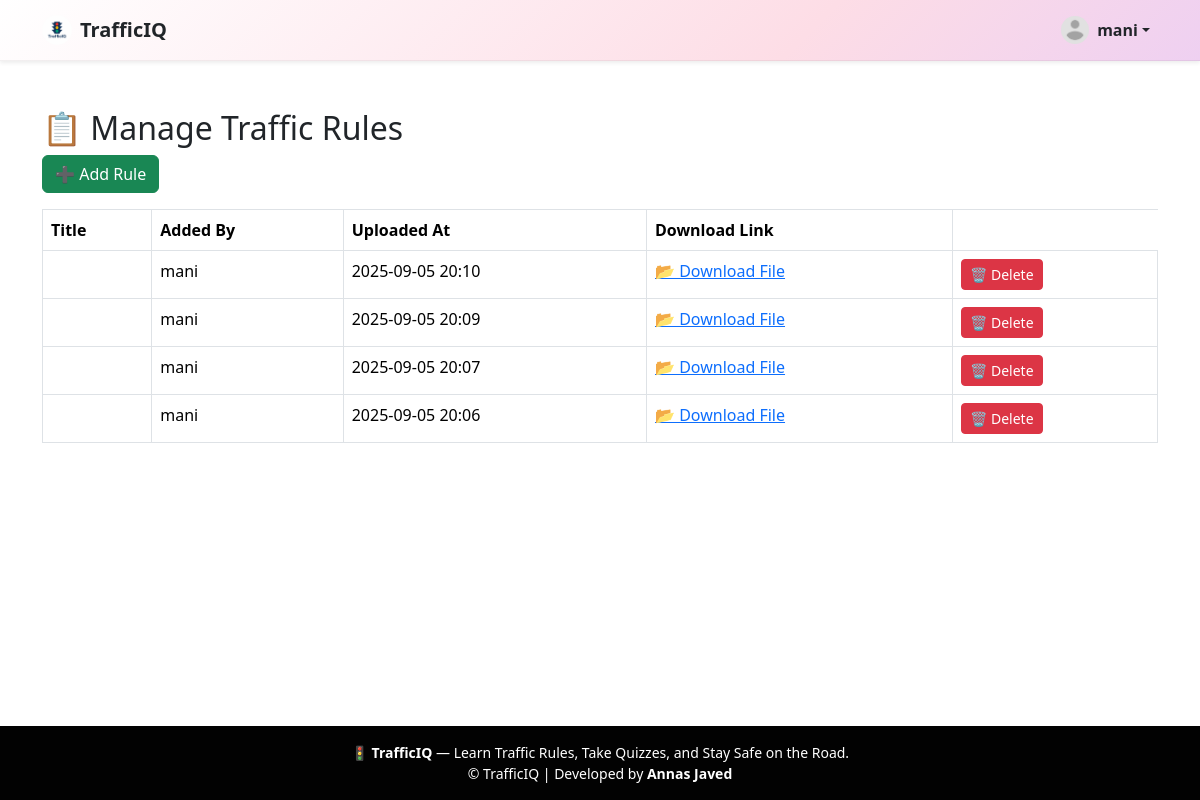
The page /en/manage-rules/ (signed in) on the database its author committed.
### Trafficapp/models.py (models this page shows, shortened)
class Profile(models.Model):
    user = models.OneToOneField(User, on_delete=models.CASCADE)
    bio = models.TextField(blank=True, null=True)
    location = models.CharField(max_length=100, blank=True, null=True)
    phone = models.CharField(max_length=15, blank=True, null=True)
    city = models.CharField(max_length=100, blank=True, null=True)
    profile_picture = models.ImageField(
        upload_to='profile_pics/',
        default='profile_pics/default.png',
        blank=True,
        null=True
    )

class TrafficRule(models.Model):
    title_en = models.CharField("Title (English)", max_length=255)
    title_ur = models.CharField("Title (Urdu)", max_length=255, blank=True, null=True)
    file = models.FileField(upload_to="rules_files/", blank=True, null=True)  # 📂 Uploads stored in MEDIA/rules_files/
    created_at = models.DateTimeField(auto_now_add=True)
    added_by = models.ForeignKey(User, on_delete=models.CASCADE)

### Trafficapp/views.py (the view)
# urls.py: path("manage-rules/", views.manage_rules, name="manage_rules"),
@login_required
@user_passes_test(lambda u: u.is_superuser)
def manage_rules(request):
    rules = TrafficRule.objects.all().order_by("-created_at")
    return render(request, "Trafficapp/manage_rules.html", {"rules": rules})

### Trafficapp/Templates/Trafficapp/manage_rules.html
{% extends "base.html" %}
{% block content %}
<div class="container mt-5">
  <h2>📋 Manage Traffic Rules</h2>
  <a href="{% url 'add_rule' %}" class="btn btn-success mb-3">➕ Add Rule</a>
  <table class="table table-bordered">
    <thead>
      <tr>
        <th>Title</th>
        <th>Added By</th>
        <th>Uploaded At</th>
        <th>Download Link</th>
      </tr>
    </thead>
    <tbody>
      {% for rule in rules %}
        <tr>
          <td>{{ rule.title }}</td>
          <td>{{ rule.added_by.username }}</td>
          <td>{{ rule.created_at|date:"Y-m-d H:i" }}</td>
          <td>
            {% if rule.file %}
              <a href="{{ rule.file.url }}" target="_blank">📂 Download File</a>
            {% else %}
              No file
            {% endif %}
        </td>
          <td>
            <a href="{% url 'delete_rule' rule.id %}" class="btn btn-danger btn-sm">
              🗑️ Delete
            </a></td>
        </tr>
      {% empty %}
        <tr>
          <td colspan="4" class="text-center">No rules added yet.</td>
        </tr>
      {% endfor %}
    </tbody>
  </table>
</div>
{% endblock %}

### Trafficapp/Templates/base.html (shortened to what this page needs)
{% load static %}
{% load i18n %}
<!DOCTYPE html>
<html lang="en">
<head>
  <link rel="stylesheet" href="{% static 'css/style.css' %}">
  <link href="https://cdn.jsdelivr.net/npm/bootstrap@5.3.3/dist/css/bootstrap.min.css" rel="stylesheet">
  <link rel="stylesheet" href="https://cdn.jsdelivr.net/npm/bootstrap-icons@1.11.3/font/bootstrap-icons.css">
</head>
<body>
{% block navbar %}
  <nav class="navbar navbar-expand-lg pastel-navbar shadow-sm sticky-top">
    <div class="container">
      <a class="navbar-brand d-flex align-items-center text-dark fw-bold" href="{% url 'landing' %}">
        <img src="{% static 'images/trafficiq_logo.png' %}" alt="{% trans 'TrafficIQ Logo' %}" width="30" height="30" class="me-2 rounded-circle">
        {% trans "TrafficIQ" %}
      </a>
      <ul class="navbar-nav ms-auto align-items-center">
        {% if user.is_authenticated %}
        <li class="nav-item dropdown">
          <a class="nav-link dropdown-toggle d-flex align-items-center text-dark fw-semibold" href="#" id="profileDropdown" role="button" data-bs-toggle="dropdown" aria-expanded="false">
            {% if user.profile.profile_picture %}
              <img src="{{ user.profile.profile_picture.url }}" class="rounded-circle me-2" width="28" height="28" alt="{% trans 'Profile' %}">
            {% else %}
              <i class="bi bi-person-circle fs-5 me-1"></i>
            {% endif %}
            {{ user.username }}
          </a>
        </li>
        {% else %}
        <li class="nav-item"><a class="nav-link text-dark fw-semibold" href="{% url 'login' %}">{% trans "Login" %}</a></li>
        {% endif %}
      </ul>
    </div>
  </nav>
{% endblock %}
<main class="">
  {% block content %}{% endblock %}
</main>
{% block footer %}
<footer class="footer mt-auto py-3 text-center">
  <div class="container">
    <p class="mb-0 small">
      🚦 <strong>{% trans "TrafficIQ" %}</strong> — {% trans "Learn Traffic Rules, Take Quizzes, and Stay Safe on the Road." %}
    </p>
    <p class="text-white small mb-0">
      © {{ now|date:"Y" }} {% trans "TrafficIQ" %} | {% trans "Developed by" %} <strong>Annas Javed</strong>
    </p>
  </div>
</footer>
{% endblock %}
</body>
</html>

### Trafficapp/Templates/base.html (style rules this page uses)
html, body { height: 100%; margin: 0; display: flex; flex-direction: column; }
.pastel-navbar { background: linear-gradient(135deg, rgb(255, 255, 255), #fddde6, #e0c3fc, #a8edea); background-size: 200% 200%; animation: pastelShift 12s ease infinite; backdrop-filter: blur(12px); transition: background 0.4s ease; border-bottom: 1px solid rgba(0, 0, 0, 0.05); }
.navbar .nav-link { color: #212529 !important; transition: color 0.3s ease; }
.sticky-top { position: sticky; top: 0; z-index: 1030; }
main { flex: 1; }
.footer { background-color: #020202ff; color: white; position: relative; bottom: 0; width: 100%; }

### rows shown on the page
TrafficRule: added_by.username "mani", created_at "2025-09-05 20:10"
TrafficRule: added_by.username "mani", created_at "2025-09-05 20:09"
TrafficRule: added_by.username "mani", created_at "2025-09-05 20:07"
TrafficRule: added_by.username "mani", created_at "2025-09-05 20:06"

### other values the page prints
{{ user.username }} "mani"
